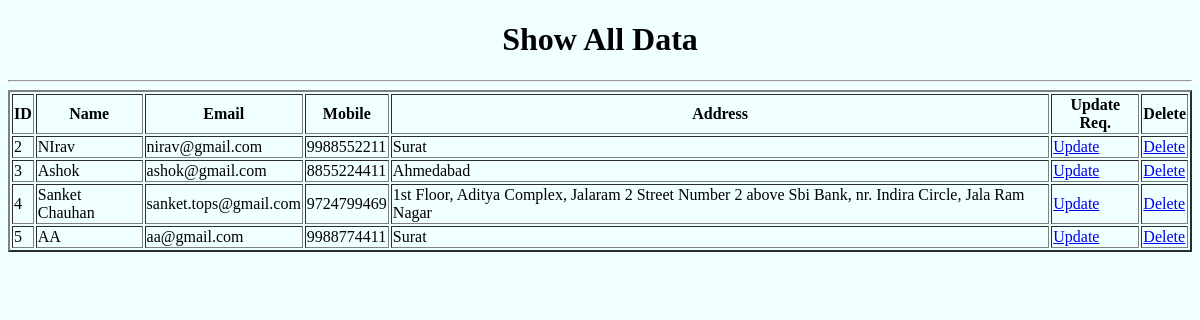
/showdata/, run on an earlier commit of the app's database.
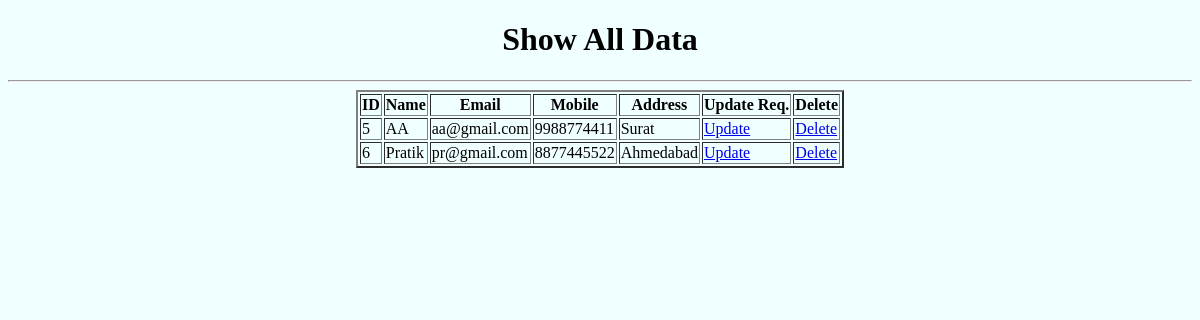
And on a later commit of the database.
### myapp/models.py (models this page shows)
class studinfo(models.Model):
    name=models.CharField(max_length=20)
    email=models.EmailField()
    dob=models.DateField()
    mobile=models.IntegerField()
    address=models.TextField()

### myapp/views.py (the view)
# urls.py: path('showdata/',views.showdata,name='showdata'),
def showdata(request):
    stdata=studinfo.objects.all()
    return render(request,'showdata.html',{'stdata':stdata})

### myapp/templates/showdata.html (shortened to what this page needs)
<!DOCTYPE html>
<html lang="en">
<head>
</head>
<body style="background-color: azure;">
    <center><h1>Show All Data</h1></center>
    <hr>
    <table align="center" border="2">
        <tr>
            <th>ID</th>
            <th>Name</th>
            <th>Email</th>
            <th>Mobile</th>
            <th>Address</th>
            <th>Update Req.</th>
            <th>Delete</th>
        </tr>
        {% for i in stdata %}
        <tr>
            <td>{{i.id}}</td>
            <td>{{i.name}}</td>
            <td>{{i.email}}</td>
            <td>{{i.mobile}}</td>
            <td>{{i.address}}</td>
            <td><a href="/updatedata">Update</a></td>
            <td><a href="/deletedata/{{i.id}}">Delete</a></td>
        </tr>
        {% endfor %}
    </table>
</body>
</html>

What changed in the data, as far as the page shows it:
removed studinfo: id "2", name "NIrav", email "nirav@gmail.com", mobile "9988552211", address "Surat"
removed studinfo: id "3", name "Ashok", email "ashok@gmail.com", mobile "8855224411", address "Ahmedabad"
removed studinfo: id "4", name "Sanket Chauhan", email "sanket.tops@gmail.com", mobile "9724799469", address "1st Floor, Aditya Complex, Jalaram 2 Street Number 2 above Sbi Bank, nr. Indira Circle, Jala Ram Nagar"
added studinfo: id "6", name "Pratik", email "pr@gmail.com", mobile "8877445522", address "Ahmedabad"
